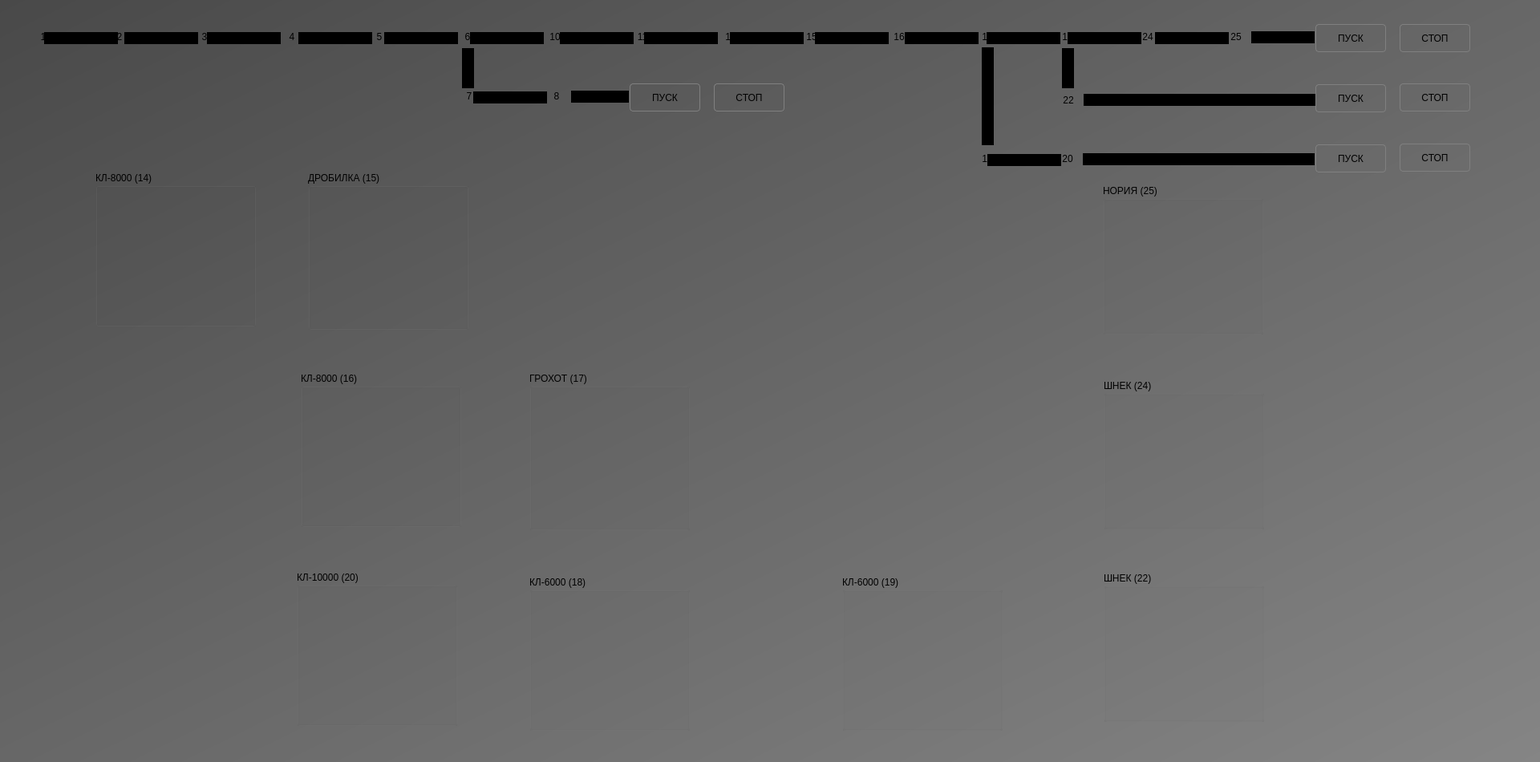
<?xml version="1.0" encoding="UTF-8"?>
<ui version="4.0">
 <class>Zone_2</class>
 <widget class="QWidget" name="Zone_2">
  <property name="geometry">
   <rect>
    <x>0</x>
    <y>0</y>
    <width>1920</width>
    <height>950</height>
   </rect>
  </property>
  <property name="windowTitle">
   <string>СОРТИРОВКА</string>
  </property>
  <property name="windowIcon">
   <iconset resource="../resources.qrc">
    <normaloff>:/TREPEL/resources/separation.png</normaloff>:/TREPEL/resources/separation.png</iconset>
  </property>
  <property name="styleSheet">
   <string notr="true">#centralwidget,#Zone_2
{
	background-color: qlineargradient(spread:pad, x1:0, y1:0, x2:1, y2:1, stop:0 rgba(73, 73, 73, 255), stop:1 rgba(133, 133, 133, 255));
}
QAbstractButton:flat
{
	border: 1px solid gray;
	border-radius: 4px;
}
QAbstractButton:flat:pressed
{
	background-color: green;
}
QAbstractButton:flat[style=&quot;open&quot;]
{
	image: url(:/concrete/stop.png);
}
QAbstractButton:flat:pressed[style=&quot;open&quot;]
{
	image: url(:/concrete/down.png);
}
QAbstractButton:flat:checked[style=&quot;open&quot;]
{
	image: url(:/concrete/down.png);
}
QLabel[style=&quot;huge&quot;]
{
	font-size: 20pt;
	font-weight: bold;
	color: white;
}
QLabel[style=&quot;gigantic&quot;]
{
	font-size: 32pt;
	font-weight: bold;
	color: white;
}

QLabel[style=&quot;badge&quot;]
{
	border: 1px solid red;
	background-color: rgba(0,0,0,100);
	color: white;
	border-radius: 4px;
}
QLabel[style=&quot;vodoley-status&quot;]
{
	border: none;
	background-color: rgb(98, 160, 234);
	color: white;
	border-radius: 4px;
	font-weight: bold;
	font-size: 9pt;
	padding: 8px;
}
QLabel[style='hint']
{
	color: lightGray;
	font-weight: bold;
	font-size: 10pt;
}
QLabel[style='tips']
{
	color: lightGray;
	font-size: 7pt;
}
QLabel[style='sys']
{
	color: yellow;
	font-size: 7pt;
}
QGroupBox[style=&quot;vodoley&quot;]
{
	background-color: rgb(94, 92, 100);
	border: 1px solid gray;
}
QAbstractButton:flat[style=&quot;danger&quot;]
{
	background-color: rgba(224, 27, 36,80);
	color: lightGray;
}
QAbstractButton:flat::checked[style=&quot;danger&quot;]
{
	background-color: rgba(224, 27, 36,255);
	color: white;
}
QAbstractButton:flat[style=&quot;warning&quot;]
{
	background-color: rgba(46, 194, 126,80);
	color: lightGray;
}
QAbstractButton:flat::checked[style=&quot;warning&quot;]
{
	background-color: rgb(46, 194, 126);
	color: white;
}
QLabel[style=&quot;checkpoint&quot;]
{
	border: 2px solid darkGray;
	background-color: gray;
	font-size: 15pt;
	border-radius: 21px;
	padding: 8px;
	color: silver;
}
QLabel:enabled[style=&quot;checkpoint&quot;]
{
	border-color: darkGreen;
	background-color: green;
	color: white;
}
QWidget[style=&quot;connector&quot;]
{
	color: darkGray;
}
QWidget:enabled[style=&quot;connector&quot;]
{
	color: green;
}
</string>
  </property>
  <widget class="Animation" name="machine_14">
   <property name="geometry">
    <rect>
     <x>0</x>
     <y>214</y>
     <width>381</width>
     <height>82</height>
    </rect>
   </property>
   <property name="source">
    <url>
     <string>qrc:/TREPEL/resources/conveyor-2m.mng</string>
    </url>
   </property>
  </widget>
  <widget class="QLabel" name="machine_15">
   <property name="geometry">
    <rect>
     <x>611</x>
     <y>270</y>
     <width>127</width>
     <height>118</height>
    </rect>
   </property>
   <property name="text">
    <string/>
   </property>
   <property name="pixmap">
    <pixmap resource="../resources.qrc">:/TREPEL/resources/валковая.png</pixmap>
   </property>
   <property name="scaledContents">
    <bool>true</bool>
   </property>
  </widget>
  <widget class="Animation" name="machine_16">
   <property name="geometry">
    <rect>
     <x>490</x>
     <y>399</y>
     <width>381</width>
     <height>82</height>
    </rect>
   </property>
   <property name="source">
    <url>
     <string>qrc:/TREPEL/resources/conveyor-2m.mng</string>
    </url>
   </property>
  </widget>
  <widget class="QLabel" name="machine_17">
   <property name="geometry">
    <rect>
     <x>880</x>
     <y>504</y>
     <width>127</width>
     <height>118</height>
    </rect>
   </property>
   <property name="text">
    <string/>
   </property>
   <property name="pixmap">
    <pixmap resource="../resources.qrc">:/TREPEL/resources/сито.png</pixmap>
   </property>
   <property name="scaledContents">
    <bool>true</bool>
   </property>
  </widget>
  <widget class="Animation" name="machine_19">
   <property name="geometry">
    <rect>
     <x>950</x>
     <y>654</y>
     <width>381</width>
     <height>82</height>
    </rect>
   </property>
   <property name="source">
    <url>
     <string>qrc:/TREPEL/resources/conveyor-2m.mng</string>
    </url>
   </property>
  </widget>
  <widget class="Animation" name="machine_18">
   <property name="geometry">
    <rect>
     <x>550</x>
     <y>654</y>
     <width>374</width>
     <height>90</height>
    </rect>
   </property>
   <property name="source">
    <url>
     <string>qrc:/TREPEL/resources/rconveyor-2m.mng</string>
    </url>
   </property>
  </widget>
  <widget class="Animation" name="machine_20">
   <property name="geometry">
    <rect>
     <x>250</x>
     <y>674</y>
     <width>352</width>
     <height>208</height>
    </rect>
   </property>
   <property name="source">
    <url>
     <string>qrc:/TREPEL/resources/irconveyor-2m.mng</string>
    </url>
   </property>
  </widget>
  <widget class="Animation" name="valve_2">
   <property name="geometry">
    <rect>
     <x>262</x>
     <y>820</y>
     <width>42</width>
     <height>42</height>
    </rect>
   </property>
   <property name="source">
    <url>
     <string>qrc:/TREPEL/resources/valve.mng</string>
    </url>
   </property>
  </widget>
  <widget class="Animation" name="machine_22">
   <property name="geometry">
    <rect>
     <x>1263</x>
     <y>844</y>
     <width>106</width>
     <height>50</height>
    </rect>
   </property>
   <property name="source">
    <url>
     <string>qrc:/TREPEL/resources/auger.mng</string>
    </url>
   </property>
  </widget>
  <widget class="QLabel" name="label_3">
   <property name="geometry">
    <rect>
     <x>326</x>
     <y>282</y>
     <width>48</width>
     <height>48</height>
    </rect>
   </property>
   <property name="maximumSize">
    <size>
     <width>48</width>
     <height>48</height>
    </size>
   </property>
   <property name="text">
    <string/>
   </property>
   <property name="pixmap">
    <pixmap resource="../resources.qrc">:/TREPEL/resources/right.png</pixmap>
   </property>
   <property name="scaledContents">
    <bool>true</bool>
   </property>
  </widget>
  <widget class="QLabel" name="label_7">
   <property name="geometry">
    <rect>
     <x>448</x>
     <y>414</y>
     <width>48</width>
     <height>48</height>
    </rect>
   </property>
   <property name="maximumSize">
    <size>
     <width>48</width>
     <height>48</height>
    </size>
   </property>
   <property name="text">
    <string/>
   </property>
   <property name="pixmap">
    <pixmap resource="../resources.qrc">:/TREPEL/resources/down.png</pixmap>
   </property>
   <property name="scaledContents">
    <bool>true</bool>
   </property>
  </widget>
  <widget class="QLabel" name="label_9">
   <property name="geometry">
    <rect>
     <x>260</x>
     <y>774</y>
     <width>48</width>
     <height>48</height>
    </rect>
   </property>
   <property name="maximumSize">
    <size>
     <width>48</width>
     <height>48</height>
    </size>
   </property>
   <property name="text">
    <string/>
   </property>
   <property name="pixmap">
    <pixmap resource="../resources.qrc">:/TREPEL/resources/down.png</pixmap>
   </property>
   <property name="scaledContents">
    <bool>true</bool>
   </property>
  </widget>
  <widget class="QLabel" name="label_11">
   <property name="geometry">
    <rect>
     <x>260</x>
     <y>862</y>
     <width>48</width>
     <height>48</height>
    </rect>
   </property>
   <property name="maximumSize">
    <size>
     <width>48</width>
     <height>48</height>
    </size>
   </property>
   <property name="text">
    <string/>
   </property>
   <property name="pixmap">
    <pixmap resource="../resources.qrc">:/TREPEL/resources/down.png</pixmap>
   </property>
   <property name="scaledContents">
    <bool>true</bool>
   </property>
  </widget>
  <widget class="QLabel" name="label_12">
   <property name="geometry">
    <rect>
     <x>1450</x>
     <y>904</y>
     <width>48</width>
     <height>48</height>
    </rect>
   </property>
   <property name="maximumSize">
    <size>
     <width>48</width>
     <height>48</height>
    </size>
   </property>
   <property name="text">
    <string/>
   </property>
   <property name="pixmap">
    <pixmap resource="../resources.qrc">:/TREPEL/resources/down.png</pixmap>
   </property>
   <property name="scaledContents">
    <bool>true</bool>
   </property>
  </widget>
  <widget class="GearFQ" name="gear_14">
   <property name="geometry">
    <rect>
     <x>119</x>
     <y>214</y>
     <width>200</width>
     <height>193</height>
    </rect>
   </property>
   <property name="title">
    <string>КЛ-8000 (14)</string>
   </property>
   <property name="idx" stdset="0">
    <number>14</number>
   </property>
  </widget>
  <widget class="GearFQ" name="gear_16">
   <property name="geometry">
    <rect>
     <x>375</x>
     <y>464</y>
     <width>200</width>
     <height>193</height>
    </rect>
   </property>
   <property name="title">
    <string>КЛ-8000 (16)</string>
   </property>
   <property name="idx" stdset="0">
    <number>16</number>
   </property>
  </widget>
  <widget class="QLabel" name="label_4">
   <property name="geometry">
    <rect>
     <x>600</x>
     <y>531</y>
     <width>48</width>
     <height>48</height>
    </rect>
   </property>
   <property name="maximumSize">
    <size>
     <width>48</width>
     <height>48</height>
    </size>
   </property>
   <property name="text">
    <string/>
   </property>
   <property name="pixmap">
    <pixmap resource="../resources.qrc">:/TREPEL/resources/right.png</pixmap>
   </property>
   <property name="scaledContents">
    <bool>true</bool>
   </property>
  </widget>
  <widget class="GearFQ" name="gear_18">
   <property name="geometry">
    <rect>
     <x>660</x>
     <y>718</y>
     <width>200</width>
     <height>193</height>
    </rect>
   </property>
   <property name="title">
    <string>КЛ-6000 (18)</string>
   </property>
   <property name="idx" stdset="0">
    <number>18</number>
   </property>
  </widget>
  <widget class="GearFQ" name="gear_20">
   <property name="geometry">
    <rect>
     <x>370</x>
     <y>712</y>
     <width>200</width>
     <height>193</height>
    </rect>
   </property>
   <property name="title">
    <string>КЛ-10000 (20)</string>
   </property>
   <property name="idx" stdset="0">
    <number>20</number>
   </property>
  </widget>
  <widget class="GearFQ" name="gear_19">
   <property name="geometry">
    <rect>
     <x>1050</x>
     <y>718</y>
     <width>200</width>
     <height>193</height>
    </rect>
   </property>
   <property name="title">
    <string>КЛ-6000 (19)</string>
   </property>
   <property name="idx" stdset="0">
    <number>19</number>
   </property>
  </widget>
  <widget class="Animation" name="machine_24">
   <property name="geometry">
    <rect>
     <x>1600</x>
     <y>564</y>
     <width>106</width>
     <height>50</height>
    </rect>
   </property>
   <property name="source">
    <url>
     <string>qrc:/TREPEL/resources/auger.mng</string>
    </url>
   </property>
  </widget>
  <widget class="Animation" name="machine_25">
   <property name="geometry">
    <rect>
     <x>1690</x>
     <y>214</y>
     <width>164</width>
     <height>608</height>
    </rect>
   </property>
   <property name="source">
    <url>
     <string>qrc:/TREPEL/resources/noria-4h.mng</string>
    </url>
   </property>
  </widget>
  <widget class="QLabel" name="label_5">
   <property name="geometry">
    <rect>
     <x>1296</x>
     <y>784</y>
     <width>48</width>
     <height>48</height>
    </rect>
   </property>
   <property name="maximumSize">
    <size>
     <width>48</width>
     <height>48</height>
    </size>
   </property>
   <property name="text">
    <string/>
   </property>
   <property name="pixmap">
    <pixmap resource="../resources.qrc">:/TREPEL/resources/right.png</pixmap>
   </property>
   <property name="scaledContents">
    <bool>true</bool>
   </property>
  </widget>
  <widget class="QLabel" name="label_6">
   <property name="geometry">
    <rect>
     <x>590</x>
     <y>783</y>
     <width>48</width>
     <height>48</height>
    </rect>
   </property>
   <property name="maximumSize">
    <size>
     <width>48</width>
     <height>48</height>
    </size>
   </property>
   <property name="text">
    <string/>
   </property>
   <property name="pixmap">
    <pixmap resource="../resources.qrc">:/TREPEL/resources/left.png</pixmap>
   </property>
   <property name="scaledContents">
    <bool>true</bool>
   </property>
  </widget>
  <widget class="Gear" name="gear_15">
   <property name="geometry">
    <rect>
     <x>384</x>
     <y>214</y>
     <width>200</width>
     <height>197</height>
    </rect>
   </property>
   <property name="title">
    <string>ДРОБИЛКА (15)</string>
   </property>
   <property name="idx" stdset="0">
    <number>15</number>
   </property>
  </widget>
  <widget class="Gear" name="gear_17">
   <property name="geometry">
    <rect>
     <x>660</x>
     <y>464</y>
     <width>200</width>
     <height>197</height>
    </rect>
   </property>
   <property name="title">
    <string>ГРОХОТ (17)</string>
   </property>
   <property name="idx" stdset="0">
    <number>17</number>
   </property>
  </widget>
  <widget class="Auger" name="gear_24">
   <property name="geometry">
    <rect>
     <x>1376</x>
     <y>473</y>
     <width>200</width>
     <height>187</height>
    </rect>
   </property>
   <property name="title">
    <string>ШНЕК (24)</string>
   </property>
   <property name="idx" stdset="0">
    <number>24</number>
   </property>
  </widget>
  <widget class="Auger" name="gear_22">
   <property name="geometry">
    <rect>
     <x>1376</x>
     <y>713</y>
     <width>200</width>
     <height>187</height>
    </rect>
   </property>
   <property name="title">
    <string>ШНЕК (22)</string>
   </property>
   <property name="idx" stdset="0">
    <number>22</number>
   </property>
  </widget>
  <widget class="Auger" name="gear_25">
   <property name="geometry">
    <rect>
     <x>1375</x>
     <y>230</y>
     <width>200</width>
     <height>187</height>
    </rect>
   </property>
   <property name="title">
    <string>НОРИЯ (25)</string>
   </property>
   <property name="idx" stdset="0">
    <number>25</number>
   </property>
  </widget>
  <widget class="QLabel" name="checkpoint_9">
   <property name="geometry">
    <rect>
     <x>890</x>
     <y>25</y>
     <width>42</width>
     <height>42</height>
    </rect>
   </property>
   <property name="text">
    <string>14</string>
   </property>
   <property name="alignment">
    <set>Qt::AlignCenter</set>
   </property>
   <property name="style" stdset="0">
    <string>checkpoint</string>
   </property>
  </widget>
  <widget class="QLabel" name="checkpoint_14">
   <property name="geometry">
    <rect>
     <x>1410</x>
     <y>25</y>
     <width>42</width>
     <height>42</height>
    </rect>
   </property>
   <property name="text">
    <string>24</string>
   </property>
   <property name="alignment">
    <set>Qt::AlignCenter</set>
   </property>
   <property name="style" stdset="0">
    <string>checkpoint</string>
   </property>
  </widget>
  <widget class="Line" name="connector_8">
   <property name="geometry">
    <rect>
     <x>803</x>
     <y>37</y>
     <width>92</width>
     <height>20</height>
    </rect>
   </property>
   <property name="frameShadow">
    <enum>QFrame::Plain</enum>
   </property>
   <property name="lineWidth">
    <number>15</number>
   </property>
   <property name="orientation">
    <enum>Qt::Horizontal</enum>
   </property>
   <property name="style" stdset="0">
    <string>connector</string>
   </property>
  </widget>
  <widget class="QLabel" name="checkpoint_17">
   <property name="geometry">
    <rect>
     <x>564</x>
     <y>99</y>
     <width>42</width>
     <height>42</height>
    </rect>
   </property>
   <property name="text">
    <string>7</string>
   </property>
   <property name="alignment">
    <set>Qt::AlignCenter</set>
   </property>
   <property name="style" stdset="0">
    <string>checkpoint</string>
   </property>
  </widget>
  <widget class="Line" name="connector_12">
   <property name="geometry">
    <rect>
     <x>1230</x>
     <y>37</y>
     <width>92</width>
     <height>20</height>
    </rect>
   </property>
   <property name="frameShadow">
    <enum>QFrame::Plain</enum>
   </property>
   <property name="lineWidth">
    <number>15</number>
   </property>
   <property name="orientation">
    <enum>Qt::Horizontal</enum>
   </property>
   <property name="style" stdset="0">
    <string>connector</string>
   </property>
  </widget>
  <widget class="QLabel" name="checkpoint_3">
   <property name="geometry">
    <rect>
     <x>234</x>
     <y>25</y>
     <width>42</width>
     <height>42</height>
    </rect>
   </property>
   <property name="text">
    <string>3</string>
   </property>
   <property name="alignment">
    <set>Qt::AlignCenter</set>
   </property>
   <property name="style" stdset="0">
    <string>checkpoint</string>
   </property>
  </widget>
  <widget class="Line" name="connector_16">
   <property name="geometry">
    <rect>
     <x>556</x>
     <y>60</y>
     <width>54</width>
     <height>50</height>
    </rect>
   </property>
   <property name="frameShadow">
    <enum>QFrame::Plain</enum>
   </property>
   <property name="lineWidth">
    <number>15</number>
   </property>
   <property name="orientation">
    <enum>Qt::Vertical</enum>
   </property>
   <property name="style" stdset="0">
    <string>connector</string>
   </property>
  </widget>
  <widget class="QLabel" name="checkpoint_10">
   <property name="geometry">
    <rect>
     <x>991</x>
     <y>25</y>
     <width>42</width>
     <height>42</height>
    </rect>
   </property>
   <property name="text">
    <string>15</string>
   </property>
   <property name="alignment">
    <set>Qt::AlignCenter</set>
   </property>
   <property name="style" stdset="0">
    <string>checkpoint</string>
   </property>
  </widget>
  <widget class="QLabel" name="checkpoint_12">
   <property name="geometry">
    <rect>
     <x>1210</x>
     <y>25</y>
     <width>42</width>
     <height>42</height>
    </rect>
   </property>
   <property name="text">
    <string>17</string>
   </property>
   <property name="alignment">
    <set>Qt::AlignCenter</set>
   </property>
   <property name="style" stdset="0">
    <string>checkpoint</string>
   </property>
  </widget>
  <widget class="QPushButton" name="start_25">
   <property name="geometry">
    <rect>
     <x>1640</x>
     <y>30</y>
     <width>88</width>
     <height>35</height>
    </rect>
   </property>
   <property name="text">
    <string>ПУСК</string>
   </property>
   <property name="flat">
    <bool>true</bool>
   </property>
   <property name="style" stdset="0">
    <string>warning</string>
   </property>
  </widget>
  <widget class="QLabel" name="checkpoint_4">
   <property name="geometry">
    <rect>
     <x>343</x>
     <y>25</y>
     <width>42</width>
     <height>42</height>
    </rect>
   </property>
   <property name="text">
    <string>4</string>
   </property>
   <property name="alignment">
    <set>Qt::AlignCenter</set>
   </property>
   <property name="style" stdset="0">
    <string>checkpoint</string>
   </property>
  </widget>
  <widget class="QLabel" name="checkpoint_2">
   <property name="geometry">
    <rect>
     <x>128</x>
     <y>25</y>
     <width>42</width>
     <height>42</height>
    </rect>
   </property>
   <property name="text">
    <string>2</string>
   </property>
   <property name="alignment">
    <set>Qt::AlignCenter</set>
   </property>
   <property name="style" stdset="0">
    <string>checkpoint</string>
   </property>
  </widget>
  <widget class="QLabel" name="checkpoint_19">
   <property name="geometry">
    <rect>
     <x>1210</x>
     <y>177</y>
     <width>42</width>
     <height>42</height>
    </rect>
   </property>
   <property name="text">
    <string>18</string>
   </property>
   <property name="alignment">
    <set>Qt::AlignCenter</set>
   </property>
   <property name="style" stdset="0">
    <string>checkpoint</string>
   </property>
  </widget>
  <widget class="Line" name="connector_2">
   <property name="geometry">
    <rect>
     <x>155</x>
     <y>37</y>
     <width>92</width>
     <height>20</height>
    </rect>
   </property>
   <property name="frameShadow">
    <enum>QFrame::Plain</enum>
   </property>
   <property name="lineWidth">
    <number>15</number>
   </property>
   <property name="orientation">
    <enum>Qt::Horizontal</enum>
   </property>
   <property name="style" stdset="0">
    <string>connector</string>
   </property>
  </widget>
  <widget class="QLabel" name="checkpoint_5">
   <property name="geometry">
    <rect>
     <x>452</x>
     <y>25</y>
     <width>42</width>
     <height>42</height>
    </rect>
   </property>
   <property name="text">
    <string>5</string>
   </property>
   <property name="alignment">
    <set>Qt::AlignCenter</set>
   </property>
   <property name="style" stdset="0">
    <string>checkpoint</string>
   </property>
  </widget>
  <widget class="QPushButton" name="start_8">
   <property name="geometry">
    <rect>
     <x>785</x>
     <y>104</y>
     <width>88</width>
     <height>35</height>
    </rect>
   </property>
   <property name="text">
    <string>ПУСК</string>
   </property>
   <property name="flat">
    <bool>true</bool>
   </property>
   <property name="style" stdset="0">
    <string>warning</string>
   </property>
  </widget>
  <widget class="QLabel" name="checkpoint_11">
   <property name="geometry">
    <rect>
     <x>1100</x>
     <y>25</y>
     <width>42</width>
     <height>42</height>
    </rect>
   </property>
   <property name="text">
    <string>16</string>
   </property>
   <property name="alignment">
    <set>Qt::AlignCenter</set>
   </property>
   <property name="style" stdset="0">
    <string>checkpoint</string>
   </property>
  </widget>
  <widget class="Line" name="connector_5">
   <property name="geometry">
    <rect>
     <x>479</x>
     <y>37</y>
     <width>92</width>
     <height>20</height>
    </rect>
   </property>
   <property name="frameShadow">
    <enum>QFrame::Plain</enum>
   </property>
   <property name="lineWidth">
    <number>15</number>
   </property>
   <property name="orientation">
    <enum>Qt::Horizontal</enum>
   </property>
   <property name="style" stdset="0">
    <string>connector</string>
   </property>
  </widget>
  <widget class="QPushButton" name="stop_22">
   <property name="geometry">
    <rect>
     <x>1745</x>
     <y>104</y>
     <width>88</width>
     <height>35</height>
    </rect>
   </property>
   <property name="text">
    <string>СТОП</string>
   </property>
   <property name="flat">
    <bool>true</bool>
   </property>
   <property name="style" stdset="0">
    <string>danger</string>
   </property>
  </widget>
  <widget class="QLabel" name="checkpoint_8">
   <property name="geometry">
    <rect>
     <x>780</x>
     <y>25</y>
     <width>42</width>
     <height>42</height>
    </rect>
   </property>
   <property name="text">
    <string>11</string>
   </property>
   <property name="alignment">
    <set>Qt::AlignCenter</set>
   </property>
   <property name="style" stdset="0">
    <string>checkpoint</string>
   </property>
  </widget>
  <widget class="QPushButton" name="stop_8">
   <property name="geometry">
    <rect>
     <x>890</x>
     <y>104</y>
     <width>88</width>
     <height>35</height>
    </rect>
   </property>
   <property name="text">
    <string>СТОП</string>
   </property>
   <property name="flat">
    <bool>true</bool>
   </property>
   <property name="style" stdset="0">
    <string>danger</string>
   </property>
  </widget>
  <widget class="QLabel" name="checkpoint_16">
   <property name="geometry">
    <rect>
     <x>673</x>
     <y>99</y>
     <width>42</width>
     <height>42</height>
    </rect>
   </property>
   <property name="text">
    <string>8</string>
   </property>
   <property name="alignment">
    <set>Qt::AlignCenter</set>
   </property>
   <property name="style" stdset="0">
    <string>checkpoint</string>
   </property>
  </widget>
  <widget class="QLabel" name="checkpoint_15">
   <property name="geometry">
    <rect>
     <x>1520</x>
     <y>25</y>
     <width>42</width>
     <height>42</height>
    </rect>
   </property>
   <property name="text">
    <string>25</string>
   </property>
   <property name="alignment">
    <set>Qt::AlignCenter</set>
   </property>
   <property name="style" stdset="0">
    <string>checkpoint</string>
   </property>
  </widget>
  <widget class="QLabel" name="checkpoint_13">
   <property name="geometry">
    <rect>
     <x>1310</x>
     <y>25</y>
     <width>42</width>
     <height>42</height>
    </rect>
   </property>
   <property name="text">
    <string>19</string>
   </property>
   <property name="alignment">
    <set>Qt::AlignCenter</set>
   </property>
   <property name="style" stdset="0">
    <string>checkpoint</string>
   </property>
  </widget>
  <widget class="QLabel" name="checkpoint_18">
   <property name="geometry">
    <rect>
     <x>1311</x>
     <y>104</y>
     <width>42</width>
     <height>42</height>
    </rect>
   </property>
   <property name="text">
    <string>22</string>
   </property>
   <property name="alignment">
    <set>Qt::AlignCenter</set>
   </property>
   <property name="style" stdset="0">
    <string>checkpoint</string>
   </property>
  </widget>
  <widget class="Line" name="connector_19">
   <property name="geometry">
    <rect>
     <x>1204</x>
     <y>59</y>
     <width>54</width>
     <height>122</height>
    </rect>
   </property>
   <property name="frameShadow">
    <enum>QFrame::Plain</enum>
   </property>
   <property name="lineWidth">
    <number>15</number>
   </property>
   <property name="orientation">
    <enum>Qt::Vertical</enum>
   </property>
   <property name="style" stdset="0">
    <string>connector</string>
   </property>
  </widget>
  <widget class="QLabel" name="checkpoint_7">
   <property name="geometry">
    <rect>
     <x>671</x>
     <y>25</y>
     <width>42</width>
     <height>42</height>
    </rect>
   </property>
   <property name="text">
    <string>10</string>
   </property>
   <property name="alignment">
    <set>Qt::AlignCenter</set>
   </property>
   <property name="style" stdset="0">
    <string>checkpoint</string>
   </property>
  </widget>
  <widget class="Line" name="connector_7">
   <property name="geometry">
    <rect>
     <x>698</x>
     <y>37</y>
     <width>92</width>
     <height>20</height>
    </rect>
   </property>
   <property name="frameShadow">
    <enum>QFrame::Plain</enum>
   </property>
   <property name="lineWidth">
    <number>15</number>
   </property>
   <property name="orientation">
    <enum>Qt::Horizontal</enum>
   </property>
   <property name="style" stdset="0">
    <string>connector</string>
   </property>
  </widget>
  <widget class="QLabel" name="checkpoint_1">
   <property name="geometry">
    <rect>
     <x>33</x>
     <y>25</y>
     <width>42</width>
     <height>42</height>
    </rect>
   </property>
   <property name="text">
    <string>1</string>
   </property>
   <property name="alignment">
    <set>Qt::AlignCenter</set>
   </property>
   <property name="style" stdset="0">
    <string>checkpoint</string>
   </property>
  </widget>
  <widget class="Line" name="connector_3">
   <property name="geometry">
    <rect>
     <x>258</x>
     <y>37</y>
     <width>92</width>
     <height>20</height>
    </rect>
   </property>
   <property name="frameShadow">
    <enum>QFrame::Plain</enum>
   </property>
   <property name="lineWidth">
    <number>15</number>
   </property>
   <property name="orientation">
    <enum>Qt::Horizontal</enum>
   </property>
   <property name="style" stdset="0">
    <string>connector</string>
   </property>
  </widget>
  <widget class="QPushButton" name="start_22">
   <property name="geometry">
    <rect>
     <x>1640</x>
     <y>105</y>
     <width>88</width>
     <height>35</height>
    </rect>
   </property>
   <property name="text">
    <string>ПУСК</string>
   </property>
   <property name="flat">
    <bool>true</bool>
   </property>
   <property name="style" stdset="0">
    <string>warning</string>
   </property>
  </widget>
  <widget class="Line" name="connector_13">
   <property name="geometry">
    <rect>
     <x>1331</x>
     <y>37</y>
     <width>92</width>
     <height>20</height>
    </rect>
   </property>
   <property name="frameShadow">
    <enum>QFrame::Plain</enum>
   </property>
   <property name="lineWidth">
    <number>15</number>
   </property>
   <property name="orientation">
    <enum>Qt::Horizontal</enum>
   </property>
   <property name="style" stdset="0">
    <string>connector</string>
   </property>
  </widget>
  <widget class="Line" name="connector_1">
   <property name="geometry">
    <rect>
     <x>55</x>
     <y>37</y>
     <width>92</width>
     <height>20</height>
    </rect>
   </property>
   <property name="frameShadow">
    <enum>QFrame::Plain</enum>
   </property>
   <property name="lineWidth">
    <number>15</number>
   </property>
   <property name="orientation">
    <enum>Qt::Horizontal</enum>
   </property>
   <property name="style" stdset="0">
    <string>connector</string>
   </property>
  </widget>
  <widget class="Line" name="connector_15">
   <property name="geometry">
    <rect>
     <x>590</x>
     <y>111</y>
     <width>92</width>
     <height>20</height>
    </rect>
   </property>
   <property name="frameShadow">
    <enum>QFrame::Plain</enum>
   </property>
   <property name="lineWidth">
    <number>15</number>
   </property>
   <property name="orientation">
    <enum>Qt::Horizontal</enum>
   </property>
   <property name="style" stdset="0">
    <string>connector</string>
   </property>
  </widget>
  <widget class="Line" name="connector_11">
   <property name="geometry">
    <rect>
     <x>1128</x>
     <y>37</y>
     <width>92</width>
     <height>20</height>
    </rect>
   </property>
   <property name="frameShadow">
    <enum>QFrame::Plain</enum>
   </property>
   <property name="lineWidth">
    <number>15</number>
   </property>
   <property name="orientation">
    <enum>Qt::Horizontal</enum>
   </property>
   <property name="style" stdset="0">
    <string>connector</string>
   </property>
  </widget>
  <widget class="QPushButton" name="start_20">
   <property name="geometry">
    <rect>
     <x>1640</x>
     <y>180</y>
     <width>88</width>
     <height>35</height>
    </rect>
   </property>
   <property name="text">
    <string>ПУСК</string>
   </property>
   <property name="flat">
    <bool>true</bool>
   </property>
   <property name="style" stdset="0">
    <string>warning</string>
   </property>
  </widget>
  <widget class="Line" name="connector_10">
   <property name="geometry">
    <rect>
     <x>1016</x>
     <y>37</y>
     <width>92</width>
     <height>20</height>
    </rect>
   </property>
   <property name="frameShadow">
    <enum>QFrame::Plain</enum>
   </property>
   <property name="lineWidth">
    <number>15</number>
   </property>
   <property name="orientation">
    <enum>Qt::Horizontal</enum>
   </property>
   <property name="style" stdset="0">
    <string>connector</string>
   </property>
  </widget>
  <widget class="Line" name="connector_6">
   <property name="geometry">
    <rect>
     <x>586</x>
     <y>37</y>
     <width>92</width>
     <height>20</height>
    </rect>
   </property>
   <property name="frameShadow">
    <enum>QFrame::Plain</enum>
   </property>
   <property name="lineWidth">
    <number>15</number>
   </property>
   <property name="orientation">
    <enum>Qt::Horizontal</enum>
   </property>
   <property name="style" stdset="0">
    <string>connector</string>
   </property>
  </widget>
  <widget class="QPushButton" name="stop_20">
   <property name="geometry">
    <rect>
     <x>1745</x>
     <y>179</y>
     <width>88</width>
     <height>35</height>
    </rect>
   </property>
   <property name="text">
    <string>СТОП</string>
   </property>
   <property name="flat">
    <bool>true</bool>
   </property>
   <property name="style" stdset="0">
    <string>danger</string>
   </property>
  </widget>
  <widget class="Line" name="connector_9">
   <property name="geometry">
    <rect>
     <x>910</x>
     <y>37</y>
     <width>92</width>
     <height>20</height>
    </rect>
   </property>
   <property name="frameShadow">
    <enum>QFrame::Plain</enum>
   </property>
   <property name="lineWidth">
    <number>15</number>
   </property>
   <property name="orientation">
    <enum>Qt::Horizontal</enum>
   </property>
   <property name="style" stdset="0">
    <string>connector</string>
   </property>
  </widget>
  <widget class="Line" name="connector_14">
   <property name="geometry">
    <rect>
     <x>1440</x>
     <y>37</y>
     <width>92</width>
     <height>20</height>
    </rect>
   </property>
   <property name="frameShadow">
    <enum>QFrame::Plain</enum>
   </property>
   <property name="lineWidth">
    <number>15</number>
   </property>
   <property name="orientation">
    <enum>Qt::Horizontal</enum>
   </property>
   <property name="style" stdset="0">
    <string>connector</string>
   </property>
  </widget>
  <widget class="Line" name="connector_4">
   <property name="geometry">
    <rect>
     <x>372</x>
     <y>37</y>
     <width>92</width>
     <height>20</height>
    </rect>
   </property>
   <property name="frameShadow">
    <enum>QFrame::Plain</enum>
   </property>
   <property name="lineWidth">
    <number>15</number>
   </property>
   <property name="orientation">
    <enum>Qt::Horizontal</enum>
   </property>
   <property name="style" stdset="0">
    <string>connector</string>
   </property>
  </widget>
  <widget class="Line" name="connector_18">
   <property name="geometry">
    <rect>
     <x>1231</x>
     <y>189</y>
     <width>92</width>
     <height>20</height>
    </rect>
   </property>
   <property name="frameShadow">
    <enum>QFrame::Plain</enum>
   </property>
   <property name="lineWidth">
    <number>15</number>
   </property>
   <property name="orientation">
    <enum>Qt::Horizontal</enum>
   </property>
   <property name="style" stdset="0">
    <string>connector</string>
   </property>
  </widget>
  <widget class="QLabel" name="checkpoint_20">
   <property name="geometry">
    <rect>
     <x>1310</x>
     <y>177</y>
     <width>42</width>
     <height>42</height>
    </rect>
   </property>
   <property name="text">
    <string>20</string>
   </property>
   <property name="alignment">
    <set>Qt::AlignCenter</set>
   </property>
   <property name="style" stdset="0">
    <string>checkpoint</string>
   </property>
  </widget>
  <widget class="Line" name="connector_17">
   <property name="geometry">
    <rect>
     <x>1304</x>
     <y>60</y>
     <width>54</width>
     <height>50</height>
    </rect>
   </property>
   <property name="frameShadow">
    <enum>QFrame::Plain</enum>
   </property>
   <property name="lineWidth">
    <number>15</number>
   </property>
   <property name="orientation">
    <enum>Qt::Vertical</enum>
   </property>
   <property name="style" stdset="0">
    <string>connector</string>
   </property>
  </widget>
  <widget class="QLabel" name="checkpoint_6">
   <property name="geometry">
    <rect>
     <x>562</x>
     <y>25</y>
     <width>42</width>
     <height>42</height>
    </rect>
   </property>
   <property name="text">
    <string>6</string>
   </property>
   <property name="alignment">
    <set>Qt::AlignCenter</set>
   </property>
   <property name="style" stdset="0">
    <string>checkpoint</string>
   </property>
  </widget>
  <widget class="QPushButton" name="stop_25">
   <property name="geometry">
    <rect>
     <x>1745</x>
     <y>30</y>
     <width>88</width>
     <height>35</height>
    </rect>
   </property>
   <property name="text">
    <string>СТОП</string>
   </property>
   <property name="flat">
    <bool>true</bool>
   </property>
   <property name="style" stdset="0">
    <string>danger</string>
   </property>
  </widget>
  <widget class="Line" name="connector_20">
   <property name="geometry">
    <rect>
     <x>712</x>
     <y>110</y>
     <width>72</width>
     <height>20</height>
    </rect>
   </property>
   <property name="frameShadow">
    <enum>QFrame::Plain</enum>
   </property>
   <property name="lineWidth">
    <number>15</number>
   </property>
   <property name="orientation">
    <enum>Qt::Horizontal</enum>
   </property>
   <property name="style" stdset="0">
    <string>connector</string>
   </property>
  </widget>
  <widget class="Line" name="connector_21">
   <property name="geometry">
    <rect>
     <x>1350</x>
     <y>188</y>
     <width>289</width>
     <height>20</height>
    </rect>
   </property>
   <property name="frameShadow">
    <enum>QFrame::Plain</enum>
   </property>
   <property name="lineWidth">
    <number>15</number>
   </property>
   <property name="orientation">
    <enum>Qt::Horizontal</enum>
   </property>
   <property name="style" stdset="0">
    <string>connector</string>
   </property>
  </widget>
  <widget class="Line" name="connector_22">
   <property name="geometry">
    <rect>
     <x>1351</x>
     <y>114</y>
     <width>289</width>
     <height>20</height>
    </rect>
   </property>
   <property name="frameShadow">
    <enum>QFrame::Plain</enum>
   </property>
   <property name="lineWidth">
    <number>15</number>
   </property>
   <property name="orientation">
    <enum>Qt::Horizontal</enum>
   </property>
   <property name="style" stdset="0">
    <string>connector</string>
   </property>
  </widget>
  <widget class="Line" name="connector_23">
   <property name="geometry">
    <rect>
     <x>1560</x>
     <y>36</y>
     <width>79</width>
     <height>20</height>
    </rect>
   </property>
   <property name="frameShadow">
    <enum>QFrame::Plain</enum>
   </property>
   <property name="lineWidth">
    <number>15</number>
   </property>
   <property name="orientation">
    <enum>Qt::Horizontal</enum>
   </property>
   <property name="style" stdset="0">
    <string>connector</string>
   </property>
  </widget>
  <zorder>connector_20</zorder>
  <zorder>connector_21</zorder>
  <zorder>connector_22</zorder>
  <zorder>connector_23</zorder>
  <zorder>start_22</zorder>
  <zorder>stop_22</zorder>
  <zorder>stop_20</zorder>
  <zorder>start_20</zorder>
  <zorder>connector_17</zorder>
  <zorder>connector_19</zorder>
  <zorder>connector_18</zorder>
  <zorder>machine_14</zorder>
  <zorder>machine_15</zorder>
  <zorder>machine_16</zorder>
  <zorder>machine_17</zorder>
  <zorder>machine_19</zorder>
  <zorder>machine_18</zorder>
  <zorder>machine_20</zorder>
  <zorder>valve_2</zorder>
  <zorder>machine_22</zorder>
  <zorder>label_3</zorder>
  <zorder>label_7</zorder>
  <zorder>label_9</zorder>
  <zorder>label_11</zorder>
  <zorder>label_12</zorder>
  <zorder>gear_14</zorder>
  <zorder>gear_16</zorder>
  <zorder>label_4</zorder>
  <zorder>gear_18</zorder>
  <zorder>gear_20</zorder>
  <zorder>gear_19</zorder>
  <zorder>machine_24</zorder>
  <zorder>machine_25</zorder>
  <zorder>label_5</zorder>
  <zorder>label_6</zorder>
  <zorder>gear_15</zorder>
  <zorder>gear_17</zorder>
  <zorder>gear_24</zorder>
  <zorder>gear_22</zorder>
  <zorder>gear_25</zorder>
  <zorder>connector_8</zorder>
  <zorder>connector_12</zorder>
  <zorder>connector_16</zorder>
  <zorder>start_25</zorder>
  <zorder>connector_2</zorder>
  <zorder>start_8</zorder>
  <zorder>connector_5</zorder>
  <zorder>stop_8</zorder>
  <zorder>connector_7</zorder>
  <zorder>connector_3</zorder>
  <zorder>connector_13</zorder>
  <zorder>connector_1</zorder>
  <zorder>connector_15</zorder>
  <zorder>connector_11</zorder>
  <zorder>connector_10</zorder>
  <zorder>connector_6</zorder>
  <zorder>connector_9</zorder>
  <zorder>connector_14</zorder>
  <zorder>connector_4</zorder>
  <zorder>stop_25</zorder>
  <zorder>checkpoint_1</zorder>
  <zorder>checkpoint_9</zorder>
  <zorder>checkpoint_2</zorder>
  <zorder>checkpoint_6</zorder>
  <zorder>checkpoint_5</zorder>
  <zorder>checkpoint_7</zorder>
  <zorder>checkpoint_12</zorder>
  <zorder>checkpoint_14</zorder>
  <zorder>checkpoint_8</zorder>
  <zorder>checkpoint_15</zorder>
  <zorder>checkpoint_11</zorder>
  <zorder>checkpoint_3</zorder>
  <zorder>checkpoint_13</zorder>
  <zorder>checkpoint_4</zorder>
  <zorder>checkpoint_10</zorder>
  <zorder>checkpoint_20</zorder>
  <zorder>checkpoint_19</zorder>
  <zorder>checkpoint_18</zorder>
  <zorder>checkpoint_16</zorder>
  <zorder>checkpoint_17</zorder>
 </widget>
 <customwidgets>
  <customwidget>
   <class>Gear</class>
   <extends>QGroupBox</extends>
   <header>customplugin</header>
  </customwidget>
  <customwidget>
   <class>Auger</class>
   <extends>QGroupBox</extends>
   <header>customplugin</header>
  </customwidget>
  <customwidget>
   <class>GearFQ</class>
   <extends>QGroupBox</extends>
   <header>customplugin</header>
  </customwidget>
  <customwidget>
   <class>Animation</class>
   <extends>QLabel</extends>
   <header>pygui.animation</header>
   <container>1</container>
  </customwidget>
 </customwidgets>
 <resources>
  <include location="../resources.qrc"/>
 </resources>
 <connections/>
</ui>
